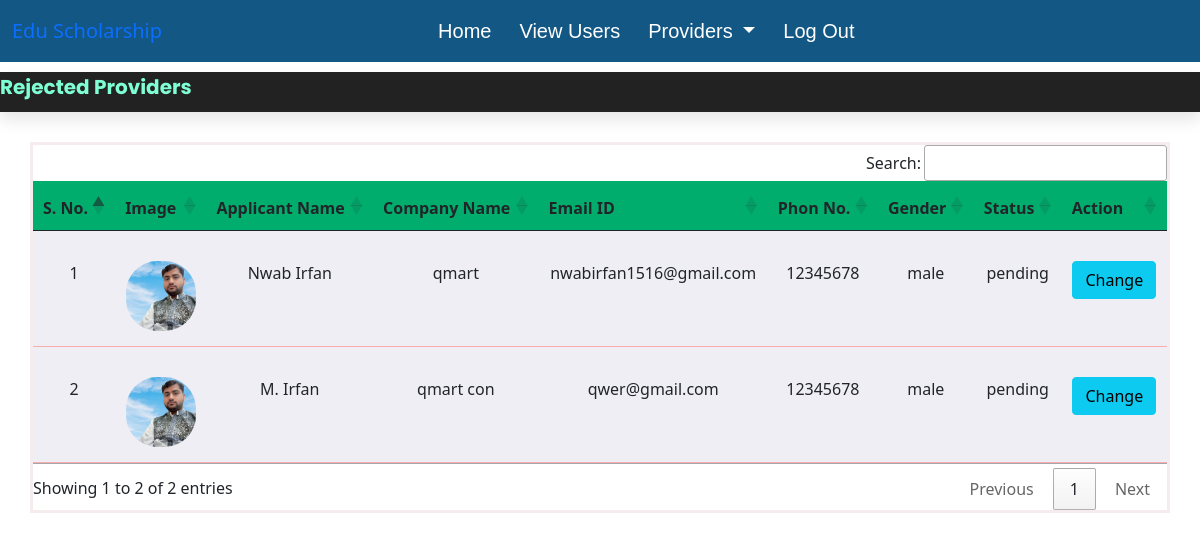
Page /providers_all (signed in) on the earlier database version.
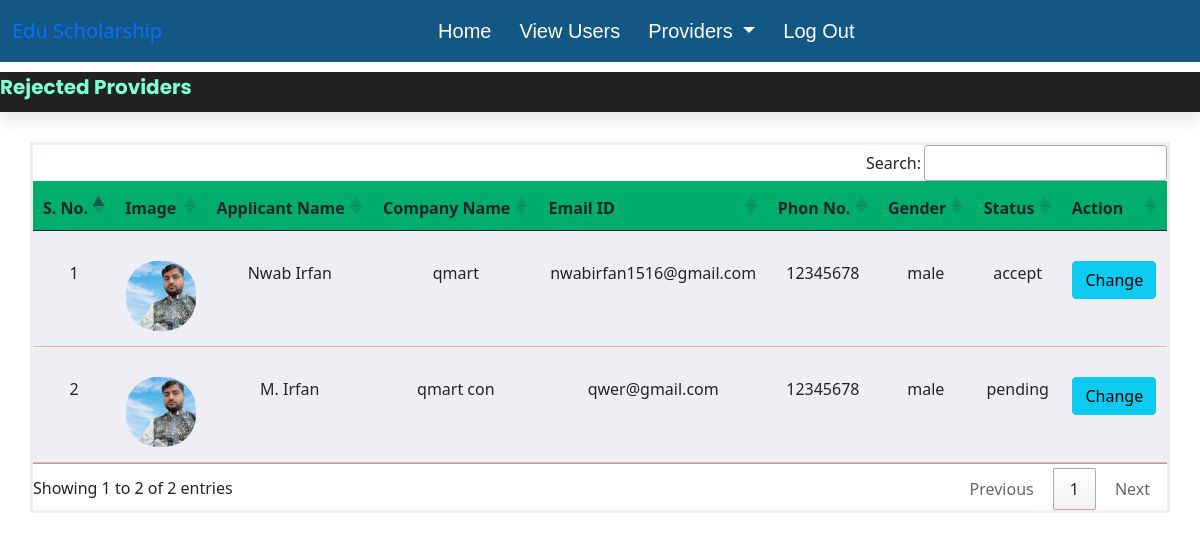
Same page on the later database version.
### scholarship/models.py (models this page shows, shortened)
class Provider(models.Model):
    user = models.ForeignKey(User, on_delete=models.CASCADE)
    mobile = models.CharField(max_length=12, null=False)
    image = models.FileField()
    gender = models.CharField(max_length=10, null=False)
    companyname = models.CharField(max_length=50, null=False)
    usertype = models.CharField(max_length=30, null=False)
    status = models.CharField(max_length=30, null=False)

### scholarship/views.py (the view)
# urls.py: path('providers_all', providers_all, name='providers_all'),
def providers_all(request):
    if not request.user.is_authenticated:
        return redirect('admin_login')
    providerdata = Provider.objects.all()
    dic = {'Providerdata': providerdata}
    return render(request, 'providers_all.html', dic)

### scholarship/templates/providers_all.html (shortened to what this page needs)
{% extends 'admin_base.html' %}
{% load static %}
{% block content %}
<section class="marquee">
    <marquee behavior="scroll" direction="left" scrollamount="12">Rejected Providers</marquee>
</section>
<section class="view">
    <div class="container">
        <table class="table" id="example" >
            <thead>
                <tr>
                    <th>S. No.</th>
                    <th>Image</th>
                    <th>Applicant Name</th>
                    <th>Company Name</th>
                    <th>Email ID </th>
                    <th>Phon No.</th>
                    <th>Gender</th>
                    <th>Status</th>
                    <th>Action</th>
                </tr>
            </thead>
            <tbody>
                {% for data in Providerdata %}
                <tr>
                    <td>{{ forloop.counter }}</td>
                    <td><img src="{{ data.image.url }}"></td>
                    <td>{{ data.user.first_name }} {{ data.user.last_name }}</td>
                    <td>{{ data.companyname }}</td>
                    <td>{{ data.user.username }}</td>
                    <td>{{ data.mobile }}</td>
                    <td>{{ data.gender }}</td>
                    <td>{{ data.status }}</td>
                    <td><a href="{% url 'change_status' data.id %}" type="button" class="btn btn-info">Change</a></td>
                </tr>
                {% endfor %}
            </tbody>
        </table>
    </div>
</section>
{% endblock %}

Differences in the rows shown:
changed Provider "qmart": status "pending" → "accept"
